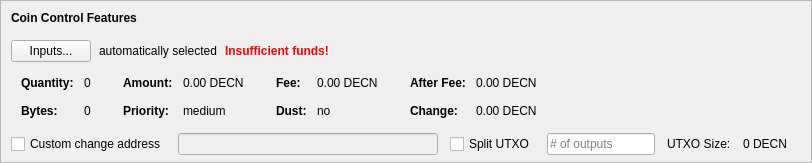
    <widget class="QFrame" name="frameCoinControl">
     <property name="sizePolicy">
      <sizepolicy hsizetype="Expanding" vsizetype="Expanding">
       <horstretch>0</horstretch>
       <verstretch>0</verstretch>
      </sizepolicy>
     </property>
     <property name="maximumSize">
      <size>
       <width>16777215</width>
       <height>16777215</height>
      </size>
     </property>
     <property name="frameShape">
      <enum>QFrame::StyledPanel</enum>
     </property>
     <property name="frameShadow">
      <enum>QFrame::Sunken</enum>
     </property>
     <layout class="QVBoxLayout" name="verticalLayoutCoinControl2">
      <property name="spacing">
       <number>0</number>
      </property>
      <property name="leftMargin">
       <number>0</number>
      </property>
      <property name="topMargin">
       <number>0</number>
      </property>
      <property name="rightMargin">
       <number>0</number>
      </property>
      <property name="bottomMargin">
       <number>6</number>
      </property>
      <item>
       <layout class="QVBoxLayout" name="verticalLayoutCoinControl" stretch="0,0,0,0,1">
        <property name="spacing">
         <number>0</number>
        </property>
        <property name="leftMargin">
         <number>10</number>
        </property>
        <property name="topMargin">
         <number>10</number>
        </property>
        <item>
         <layout class="QHBoxLayout" name="horizontalLayoutCoinControl1">
          <property name="bottomMargin">
           <number>15</number>
          </property>
          <item>
           <widget class="QLabel" name="labelCoinControlFeatures">
            <property name="sizePolicy">
             <sizepolicy hsizetype="Preferred" vsizetype="Maximum">
              <horstretch>0</horstretch>
              <verstretch>0</verstretch>
             </sizepolicy>
            </property>
            <property name="font">
             <font>
              <weight>75</weight>
              <bold>true</bold>
             </font>
            </property>
            <property name="styleSheet">
             <string notr="true">font-weight:bold;</string>
            </property>
            <property name="text">
             <string>Coin Control Features</string>
            </property>
           </widget>
          </item>
         </layout>
        </item>
        <item>
         <layout class="QHBoxLayout" name="horizontalLayoutCoinControl2" stretch="0,0,0,0">
          <property name="spacing">
           <number>8</number>
          </property>
          <property name="bottomMargin">
           <number>10</number>
          </property>
          <item>
           <widget class="QPushButton" name="pushButtonCoinControl">
            <property name="styleSheet">
             <string notr="true"/>
            </property>
            <property name="text">
             <string>Inputs...</string>
            </property>
            <property name="autoDefault">
             <bool>false</bool>
            </property>
           </widget>
          </item>
          <item>
           <widget class="QLabel" name="labelCoinControlAutomaticallySelected">
            <property name="text">
             <string>automatically selected</string>
            </property>
            <property name="margin">
             <number>5</number>
            </property>
           </widget>
          </item>
          <item>
           <widget class="QLabel" name="labelCoinControlInsuffFunds">
            <property name="font">
             <font>
              <weight>75</weight>
              <bold>true</bold>
             </font>
            </property>
            <property name="styleSheet">
             <string notr="true">color:red;font-weight:bold;</string>
            </property>
            <property name="text">
             <string>Insufficient funds!</string>
            </property>
            <property name="margin">
             <number>5</number>
            </property>
           </widget>
          </item>
          <item>
           <spacer name="horizontalSpacerCoinControl">
            <property name="orientation">
             <enum>Qt::Horizontal</enum>
            </property>
            <property name="sizeHint" stdset="0">
             <size>
              <width>40</width>
              <height>1</height>
             </size>
            </property>
           </spacer>
          </item>
         </layout>
        </item>
        <item>
         <widget class="QWidget" name="widgetCoinControl" native="true">
          <property name="sizePolicy">
           <sizepolicy hsizetype="Preferred" vsizetype="Preferred">
            <horstretch>0</horstretch>
            <verstretch>0</verstretch>
           </sizepolicy>
          </property>
          <property name="minimumSize">
           <size>
            <width>0</width>
            <height>0</height>
           </size>
          </property>
          <property name="styleSheet">
           <string notr="true"/>
          </property>
          <layout class="QHBoxLayout" name="horizontalLayoutCoinControl5">
           <property name="leftMargin">
            <number>0</number>
           </property>
           <property name="topMargin">
            <number>0</number>
           </property>
           <property name="rightMargin">
            <number>0</number>
           </property>
           <property name="bottomMargin">
            <number>0</number>
           </property>
           <item>
            <layout class="QHBoxLayout" name="horizontalLayoutCoinControl3" stretch="0,0,0,1">
             <property name="spacing">
              <number>20</number>
             </property>
             <property name="topMargin">
              <number>0</number>
             </property>
             <property name="bottomMargin">
              <number>10</number>
             </property>
             <item>
              <layout class="QFormLayout" name="formLayoutCoinControl1">
               <property name="horizontalSpacing">
                <number>10</number>
               </property>
               <property name="verticalSpacing">
                <number>14</number>
               </property>
               <property name="leftMargin">
                <number>10</number>
               </property>
               <property name="topMargin">
                <number>4</number>
               </property>
               <property name="rightMargin">
                <number>6</number>
               </property>
               <item row="0" column="0">
                <widget class="QLabel" name="labelCoinControlQuantityText">
                 <property name="font">
                  <font>
                   <weight>75</weight>
                   <bold>true</bold>
                  </font>
                 </property>
                 <property name="text">
                  <string>Quantity:</string>
                 </property>
                 <property name="margin">
                  <number>0</number>
                 </property>
                </widget>
               </item>
               <item row="0" column="1">
                <widget class="QLabel" name="labelCoinControlQuantity">
                 <property name="cursor">
                  <cursorShape>IBeamCursor</cursorShape>
                 </property>
                 <property name="contextMenuPolicy">
                  <enum>Qt::ActionsContextMenu</enum>
                 </property>
                 <property name="text">
                  <string notr="true">0</string>
                 </property>
                 <property name="margin">
                  <number>0</number>
                 </property>
                 <property name="textInteractionFlags">
                  <set>Qt::LinksAccessibleByMouse|Qt::TextSelectableByKeyboard|Qt::TextSelectableByMouse</set>
                 </property>
                </widget>
               </item>
               <item row="1" column="0">
                <widget class="QLabel" name="labelCoinControlBytesText">
                 <property name="font">
                  <font>
                   <weight>75</weight>
                   <bold>true</bold>
                  </font>
                 </property>
                 <property name="text">
                  <string>Bytes:</string>
                 </property>
                </widget>
               </item>
               <item row="1" column="1">
                <widget class="QLabel" name="labelCoinControlBytes">
                 <property name="cursor">
                  <cursorShape>IBeamCursor</cursorShape>
                 </property>
                 <property name="contextMenuPolicy">
                  <enum>Qt::ActionsContextMenu</enum>
                 </property>
                 <property name="text">
                  <string notr="true">0</string>
                 </property>
                 <property name="textInteractionFlags">
                  <set>Qt::LinksAccessibleByMouse|Qt::TextSelectableByKeyboard|Qt::TextSelectableByMouse</set>
                 </property>
                </widget>
               </item>
              </layout>
             </item>
             <item>
              <layout class="QFormLayout" name="formLayoutCoinControl2">
               <property name="horizontalSpacing">
                <number>10</number>
               </property>
               <property name="verticalSpacing">
                <number>14</number>
               </property>
               <property name="leftMargin">
                <number>6</number>
               </property>
               <property name="topMargin">
                <number>4</number>
               </property>
               <property name="rightMargin">
                <number>6</number>
               </property>
               <item row="0" column="0">
                <widget class="QLabel" name="labelCoinControlAmountText">
                 <property name="font">
                  <font>
                   <weight>75</weight>
                   <bold>true</bold>
                  </font>
                 </property>
                 <property name="text">
                  <string>Amount:</string>
                 </property>
                 <property name="margin">
                  <number>0</number>
                 </property>
                </widget>
               </item>
               <item row="0" column="1">
                <widget class="QLabel" name="labelCoinControlAmount">
                 <property name="cursor">
                  <cursorShape>IBeamCursor</cursorShape>
                 </property>
                 <property name="contextMenuPolicy">
                  <enum>Qt::ActionsContextMenu</enum>
                 </property>
                 <property name="text">
                  <string notr="true">0.00 DECN</string>
                 </property>
                 <property name="textInteractionFlags">
                  <set>Qt::LinksAccessibleByMouse|Qt::TextSelectableByKeyboard|Qt::TextSelectableByMouse</set>
                 </property>
                </widget>
               </item>
               <item row="1" column="0">
                <widget class="QLabel" name="labelCoinControlPriorityText">
                 <property name="font">
                  <font>
                   <weight>75</weight>
                   <bold>true</bold>
                  </font>
                 </property>
                 <property name="text">
                  <string>Priority:</string>
                 </property>
                </widget>
               </item>
               <item row="1" column="1">
                <widget class="QLabel" name="labelCoinControlPriority">
                 <property name="cursor">
                  <cursorShape>IBeamCursor</cursorShape>
                 </property>
                 <property name="contextMenuPolicy">
                  <enum>Qt::ActionsContextMenu</enum>
                 </property>
                 <property name="text">
                  <string>medium</string>
                 </property>
                 <property name="textInteractionFlags">
                  <set>Qt::LinksAccessibleByMouse|Qt::TextSelectableByKeyboard|Qt::TextSelectableByMouse</set>
                 </property>
                </widget>
               </item>
              </layout>
             </item>
             <item>
              <layout class="QFormLayout" name="formLayoutCoinControl3">
               <property name="horizontalSpacing">
                <number>10</number>
               </property>
               <property name="verticalSpacing">
                <number>14</number>
               </property>
               <property name="leftMargin">
                <number>6</number>
               </property>
               <property name="topMargin">
                <number>4</number>
               </property>
               <property name="rightMargin">
                <number>6</number>
               </property>
               <item row="0" column="0">
                <widget class="QLabel" name="labelCoinControlFeeText">
                 <property name="font">
                  <font>
                   <weight>75</weight>
                   <bold>true</bold>
                  </font>
                 </property>
                 <property name="text">
                  <string>Fee:</string>
                 </property>
                 <property name="margin">
                  <number>0</number>
                 </property>
                </widget>
               </item>
               <item row="0" column="1">
                <widget class="QLabel" name="labelCoinControlFee">
                 <property name="cursor">
                  <cursorShape>IBeamCursor</cursorShape>
                 </property>
                 <property name="contextMenuPolicy">
                  <enum>Qt::ActionsContextMenu</enum>
                 </property>
                 <property name="text">
                  <string notr="true">0.00 DECN</string>
                 </property>
                 <property name="textInteractionFlags">
                  <set>Qt::LinksAccessibleByMouse|Qt::TextSelectableByKeyboard|Qt::TextSelectableByMouse</set>
                 </property>
                </widget>
               </item>
               <item row="1" column="0">
                <widget class="QLabel" name="labelCoinControlLowOutputText">
                 <property name="font">
                  <font>
                   <weight>75</weight>
                   <bold>true</bold>
                  </font>
                 </property>
                 <property name="text">
                  <string>Dust:</string>
                 </property>
                </widget>
               </item>
               <item row="1" column="1">
                <widget class="QLabel" name="labelCoinControlLowOutput">
                 <property name="cursor">
                  <cursorShape>IBeamCursor</cursorShape>
                 </property>
                 <property name="contextMenuPolicy">
                  <enum>Qt::ActionsContextMenu</enum>
                 </property>
                 <property name="text">
                  <string>no</string>
                 </property>
                 <property name="textInteractionFlags">
                  <set>Qt::LinksAccessibleByMouse|Qt::TextSelectableByKeyboard|Qt::TextSelectableByMouse</set>
                 </property>
                </widget>
               </item>
              </layout>
             </item>
             <item>
              <layout class="QFormLayout" name="formLayoutCoinControl4">
               <property name="horizontalSpacing">
                <number>10</number>
               </property>
               <property name="verticalSpacing">
                <number>14</number>
               </property>
               <property name="leftMargin">
                <number>6</number>
               </property>
               <property name="topMargin">
                <number>4</number>
               </property>
               <property name="rightMargin">
                <number>6</number>
               </property>
               <item row="0" column="0">
                <widget class="QLabel" name="labelCoinControlAfterFeeText">
                 <property name="font">
                  <font>
                   <weight>75</weight>
                   <bold>true</bold>
                  </font>
                 </property>
                 <property name="text">
                  <string>After Fee:</string>
                 </property>
                 <property name="margin">
                  <number>0</number>
                 </property>
                </widget>
               </item>
               <item row="0" column="1">
                <widget class="QLabel" name="labelCoinControlAfterFee">
                 <property name="cursor">
                  <cursorShape>IBeamCursor</cursorShape>
                 </property>
                 <property name="contextMenuPolicy">
                  <enum>Qt::ActionsContextMenu</enum>
                 </property>
                 <property name="text">
                  <string notr="true">0.00 DECN</string>
                 </property>
                 <property name="textInteractionFlags">
                  <set>Qt::LinksAccessibleByMouse|Qt::TextSelectableByKeyboard|Qt::TextSelectableByMouse</set>
                 </property>
                </widget>
               </item>
               <item row="1" column="0">
                <widget class="QLabel" name="labelCoinControlChangeText">
                 <property name="font">
                  <font>
                   <weight>75</weight>
                   <bold>true</bold>
                  </font>
                 </property>
                 <property name="text">
                  <string>Change:</string>
                 </property>
                </widget>
               </item>
               <item row="1" column="1">
                <widget class="QLabel" name="labelCoinControlChange">
                 <property name="cursor">
                  <cursorShape>IBeamCursor</cursorShape>
                 </property>
                 <property name="contextMenuPolicy">
                  <enum>Qt::ActionsContextMenu</enum>
                 </property>
                 <property name="text">
                  <string notr="true">0.00 DECN</string>
                 </property>
                 <property name="textInteractionFlags">
                  <set>Qt::LinksAccessibleByMouse|Qt::TextSelectableByKeyboard|Qt::TextSelectableByMouse</set>
                 </property>
                </widget>
               </item>
              </layout>
             </item>
            </layout>
           </item>
          </layout>
         </widget>
        </item>
        <item>
         <layout class="QHBoxLayout" name="horizontalLayoutCoinControl4" stretch="0,0,0,0,0,0,0">
          <property name="spacing">
           <number>12</number>
          </property>
          <property name="sizeConstraint">
           <enum>QLayout::SetDefaultConstraint</enum>
          </property>
          <property name="topMargin">
           <number>5</number>
          </property>
          <property name="rightMargin">
           <number>5</number>
          </property>
          <item>
           <widget class="QCheckBox" name="checkBoxCoinControlChange">
            <property name="toolTip">
             <string>If this is activated, but the change address is empty or invalid, change will be sent to a newly generated address.</string>
            </property>
            <property name="text">
             <string>Custom change address</string>
            </property>
           </widget>
          </item>
          <item>
           <widget class="QValidatedLineEdit" name="lineEditCoinControlChange">
            <property name="enabled">
             <bool>false</bool>
            </property>
            <property name="sizePolicy">
             <sizepolicy hsizetype="Expanding" vsizetype="Fixed">
              <horstretch>0</horstretch>
              <verstretch>0</verstretch>
             </sizepolicy>
            </property>
           </widget>
          </item>
          <item>
           <widget class="QCheckBox" name="splitBlockCheckBox">
            <property name="text">
             <string>Split UTXO</string>
            </property>
           </widget>
          </item>
          <item>
           <widget class="QLineEdit" name="splitBlockLineEdit">
            <property name="sizePolicy">
             <sizepolicy hsizetype="Fixed" vsizetype="Fixed">
              <horstretch>50</horstretch>
              <verstretch>0</verstretch>
             </sizepolicy>
            </property>
            <property name="placeholderText">
             <string># of outputs</string>
            </property>
           </widget>
          </item>
          <item>
           <widget class="QLabel" name="labelBlockSizeText">
            <property name="text">
             <string>UTXO Size:</string>
            </property>
           </widget>
          </item>
          <item>
           <widget class="QLabel" name="labelBlockSize">
            <property name="text">
             <string>0 DECN</string>
            </property>
           </widget>
          </item>
          <item>
           <widget class="QLabel" name="labelCoinControlChangeLabel">
            <property name="sizePolicy">
             <sizepolicy hsizetype="Preferred" vsizetype="Expanding">
              <horstretch>0</horstretch>
              <verstretch>0</verstretch>
             </sizepolicy>
            </property>
            <property name="minimumSize">
             <size>
              <width>0</width>
              <height>0</height>
             </size>
            </property>
            <property name="text">
             <string/>
            </property>
            <property name="margin">
             <number>3</number>
            </property>
           </widget>
          </item>
         </layout>
        </item>
        <item>
         <spacer name="verticalSpacerCoinControl">
          <property name="orientation">
           <enum>Qt::Vertical</enum>
          </property>
          <property name="sizeHint" stdset="0">
           <size>
            <width>800</width>
            <height>1</height>
           </size>
          </property>
         </spacer>
        </item>
       </layout>
      </item>
     </layout>
    </widget>
